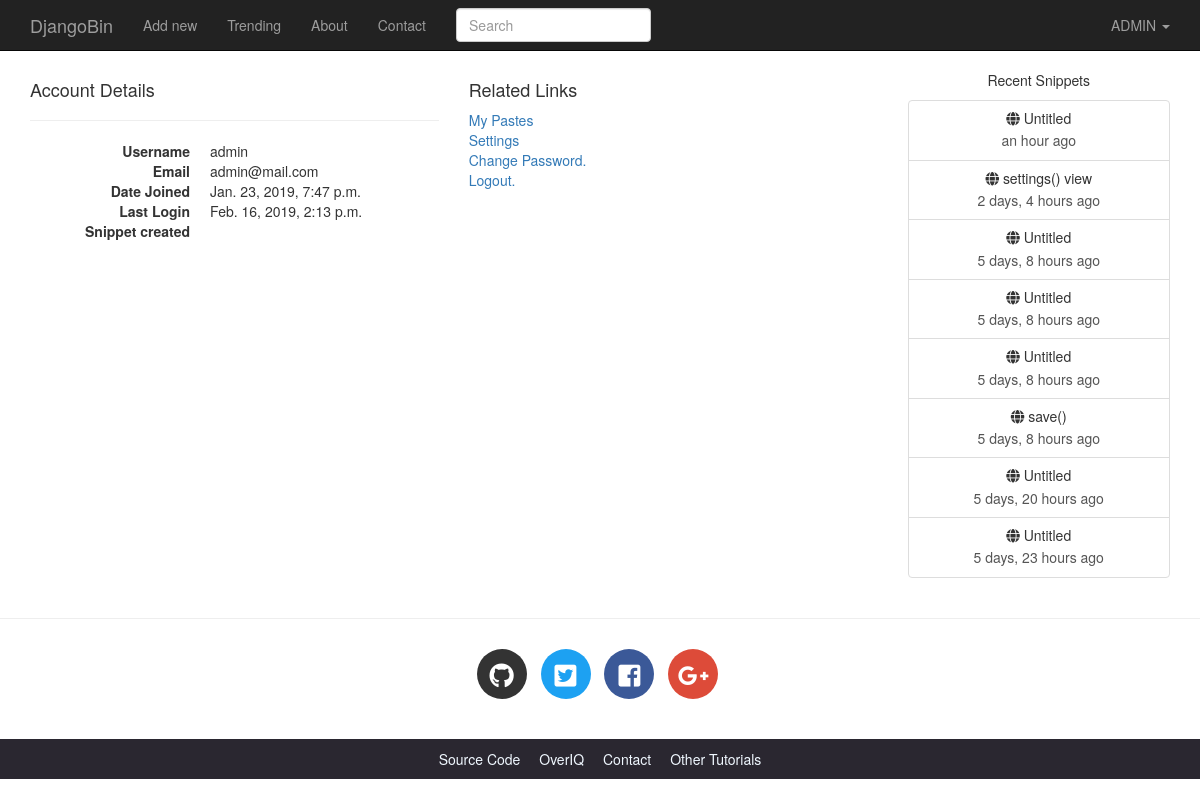
/userdetails/ (signed in), run on the app's committed database.
### djangobin/models.py (models this page shows, shortened)
class Snippet(models.Model):
    title = models.CharField(max_length=200, blank=True)
    original_code = models.TextField()
    highlighted_code = models.TextField(blank=True, help_text="Read only field. Will contain the \
                                    syntax-highlited version of the original code.")
    expiration = models.CharField(max_length=10, choices=Pref.expiration_choices)
    exposure = models.CharField(max_length=10, choices=Pref.exposure_choices)
    hits = models.IntegerField(default=0, help_text='Read only field. Willd be updated after every visit to snippet.')
    slug = models.SlugField(help_text='Read only field. Will be updated automatically.')
    created_on = models.DateTimeField(auto_now_add=True)
    language = models.ForeignKey(Language, on_delete=models.CASCADE)
    user = models.ForeignKey(User, on_delete=models.CASCADE)
    tags = models.ManyToManyField('Tag', blank=True)
    def get_absolute_url(self):
        return reverse('djangobin:snippet_detail', args=[self.slug])
    class Meta:
        ordering = ['-created_on']

### djangobin/views.py (the view)
# urls.py: path('userdetails/', views.user_details, name='user_details'),
@login_required
def user_details(request):
    user = get_object_or_404(User, id=request.user.id)
    return render(request, 'djangobin/user_details.html', {'user': user})

### djangobin/context_processors.py (called while the page is built)
def recent_snippets(request):
    return dict(recent_snippets=Snippet.objects.filter(exposure='public').order_by('-id')[:8])

### djangobin/templates/djangobin/user_details.html (shortened to what this page needs)
{% extends 'djangobin/base.html' %}
{% block main %}
    <div class="row">
        <div class="col-lg-6 col-md-6 col-sm-6">
            <h4>Account Details</h4>
            <hr>
            <dl class="dl-horizontal">
                <dt>Username</dt>
                <dd>{{ request.user.username }}</dd>
                <dt>Email</dt>
                <dd>{{ request.user.email }}</dd>
                <dt>Date Joined</dt>
                <dd>{{ request.user.date_joined }}</dd>
                <dt>Last Login</dt>
                <dd>{{ request.user.last_login }}</dd>
                <dt>Snippet created</dt>
                <dd>{{ request.user.profile.get_snippet_count }}</dd>
            </dl>
        </div>
        <div class="col-lg-6 col-md-6 col-sm-6">
            <h4>Related Links</h4>
            <p>
                <a href="">My Pastes</a> <br>
                <a href="">Settings</a> <br>
                <a href="">Change Password.</a> <br>
                <a href="{% url 'djangobin:logout' %}">Logout.</a> <br>
            </p>
        </div>
    </div>
{% endblock %}

### djangobin/templates/djangobin/base.html (shortened to what this page needs)
<!DOCTYPE html>
<html lang="en">
<head>
    {% load static %}
    {% load humanize %}
    <link rel="stylesheet" href="{% static 'djangobin/css/bootstrap.min.css' %}" >
    <link rel="stylesheet" href="{% static 'djangobin/css/bootstrap-select.min.css' %}" >
    <link href="https://use.fontawesome.com/releases/v5.0.7/css/all.css" rel="stylesheet">
    <link rel="stylesheet" href="{% static 'djangobin/css/main.css' %}">
    <link rel="stylesheet" href="{% static 'djangobin/css/default.css' %}">
</head>
<body>
<nav class="navbar navbar-default navbar-inverse navbar-fixed-top">
    <div class="container">
        <div class="navbar-header">
            <a class="navbar-brand" href="{% url 'djangobin:index' %}">DjangoBin</a>
        </div>
        <div class="collapse navbar-collapse" id="bs-example-navbar-collapse-1">
            <ul class="nav navbar-nav">
                <li {% if request.path == '/' %}class='active'{% endif %} >
                    <a href="{% url 'djangobin:index' %}">Add new</a>
                </li>
                <li {% if request.path == '/trending/' %}class='active'{% endif %}>
                     <a href="{% url 'djangobin:trending_snippets' %}">Trending<span class="sr-only">(current)</span></a>
                </li>
                <li {% if request.path == '/about/' %}class='active'{% endif %}>
                    <a href="">About</a>
                </li>
                <li {% if request.path == '/contact/' %}class='active'{% endif %}>
                    <a href="{% url 'djangobin:contact' %}">Contact</a>
                </li>
            </ul>
            <form action="" class="navbar-form navbar-left" method="get">
                <div class="form-group">
                    <input type="text" name="query" class="form-control" placeholder="Search" value="">
                </div>
            </form>
            <ul class="nav navbar-nav navbar-right">
                <li class="dropdown">
                    <a href="#" class="dropdown-toggle" data-toggle="dropdown" role="button"
                       aria-haspopup="true" aria-expanded="false">
                        {% if request.user.is_authenticated %}
                            {{ request.user.username|upper }}
                        {% else %}
                            GUEST
                        {% endif %}
                        <span class="caret"></span>
                    </a>
                </li>
            </ul>
        </div>
    </div>
</nav>
<div class="container">
    <div class="row">
        <div class="col-lg-9 col-md-9">
            {% block main %}{% endblock %}
        </div>
        <div class="col-lg-3 col-md-3 text-center hidden-sm hidden-xs">
            <p>Recent Snippets</p>
            <div class="list-group">
              {% for recent_snippet in recent_snippets %}
                  <a href="{{ recent_snippet.get_absolute_url }}" class="list-group-item">
                      <h5 class="list-group-item-heading"><span class="fa fa-globe
"></span> {{ recent_snippet.title }}</h5>
                      <p class="list-group-item-text">{{ recent_snippet.created_on|naturaltime }}</p>
                  </a>
              {% endfor %}
            </div>
        </div>
    </div>
</div>
<hr>
<footer>
    <div class="social-icons">
        <div class="container text-center">
            <ul class="list-inline">
                <li class="list-inline-item social-github">
                    <a href="https://github.com/">
                        <i class="fab fa-github"></i>
                    </a>
                </li>
                <li class="list-inline-item social-twitter">
                    <a href="https://twitter.com/">
                        <i class="fab fa-twitter-square"></i>
                    </a>
                </li>
                <li class="list-inline-item social-facebook">
                    <a href="https://www.facebook.com/">
                        <i class="fab fa-facebook-square"></i>
                    </a>
                </li>
                <li class="list-inline-item social-google-plus">
                    <a href="https://plus.google.com/">
                        <i class="fab fa-google-plus-g"></i>
                    </a>
                </li>
            </ul>
        </div>
    </div>
    <div class="main-footer">
        <div class="container text-center">
            <ul>
                <li><a href="#">Source Code</a></li>
                <li><a href="#">OverIQ</a></li>
                <li><a href="#">Contact</a></li>
                <li><a href="#">Other Tutorials</a></li>
            </ul>
        </div>
    </div>
</footer>
</body>
</html>

### djangobin/static/djangobin/css/main.css (style rules this page uses)
body { padding-top: 70px; }
.social-icons { margin: 30px 0; }
footer .social-icons ul.list-inline li a { display: block; width: 50px; height: 50px; color: #fff; border-radius: 100%; font-size: 25px; line-height: 50px; }
footer .social-icons ul.list-inline li.social-github a { background-color: #333; transition: all .2s ease-in-out; }
footer .social-icons ul.list-inline li.social-twitter a { background-color: #1da1f2; transition: all .2s ease-in-out; }
footer .social-icons ul.list-inline li.social-facebook a { background-color: #3b5998; transition: all .2s ease-in-out; }
footer .social-icons ul.list-inline li.social-google-plus a { background-color: #dd4b39; transition: all .2s ease-in-out; }
.main-footer { background-color: #2a2730; }
.main-footer ul { margin-top: 10px; padding-left: 0; }
.main-footer li { display: inline; }
.main-footer li a { color: aliceblue; }
.main-footer li+ li { margin-left: 15px; }

### data on the page
Snippet: title "Untitled", created_on "an hour ago"
Snippet: title "settings() view", created_on "2 days, 4 hours ago"
Snippet: title "Untitled", created_on "5 days, 8 hours ago"
Snippet: title "Untitled", created_on "5 days, 8 hours ago"
Snippet: title "Untitled", created_on "5 days, 8 hours ago"
Snippet: title "save()", created_on "5 days, 8 hours ago"
Snippet: title "Untitled", created_on "5 days, 20 hours ago"
Snippet: title "Untitled", created_on "5 days, 23 hours ago"

### other printed values
{{ request.user.username|upper }} "ADMIN"
{{ request.user.username }} "admin"
{{ request.user.email }} "admin@mail.com"
{{ request.user.date_joined }} "Jan. 23, 2019, 7:47 p.m."
{{ request.user.last_login }} "Feb. 16, 2019, 2:13 p.m."
